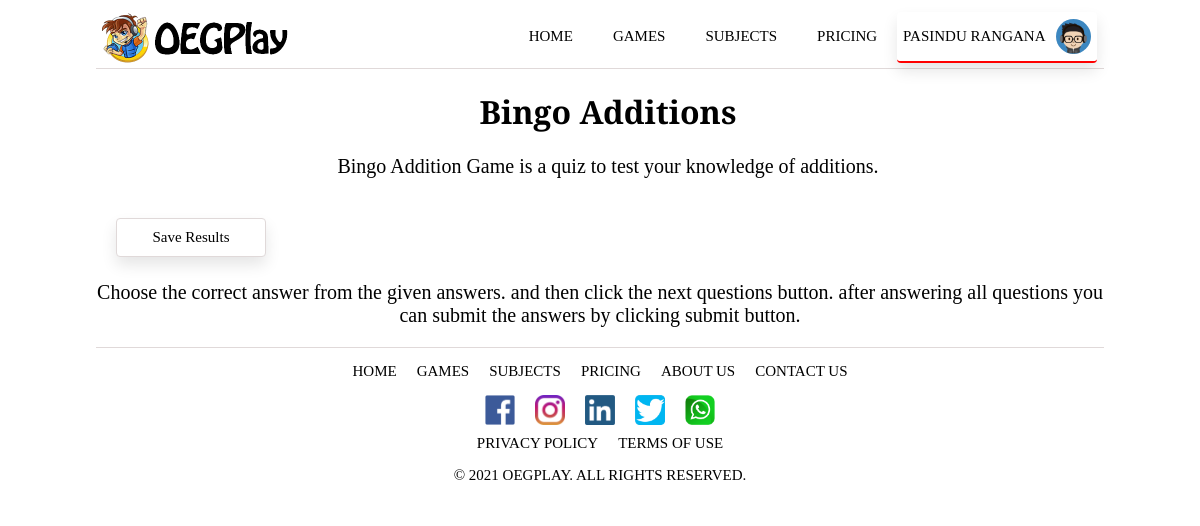
The app's page /game.php?gameID=64 (signed in) with its own data.
### tables this page shows
CREATE TABLE `game` (
  `gameID` int(11) NOT NULL AUTO_INCREMENT,
  `gameName` varchar(128) NOT NULL,
  `gameGrade` varchar(128) NOT NULL,
  `gameCategory` varchar(128) NOT NULL,
  `gameSubject` varchar(128) NOT NULL,
  `gameDescription` varchar(1000) DEFAULT NULL,
  `gameInstructions` varchar(1000) DEFAULT NULL,
  `gameAccess` char(10) NOT NULL,
  `adminID` int(11) NOT NULL,
  `devID` int(11) NOT NULL,
  `gFile` varchar(256) DEFAULT NULL,
  `gThumbnail` varchar(256) DEFAULT NULL,
  `added_date` date NOT NULL,
  `last_modified_date` date NOT NULL,
  PRIMARY KEY (`gameID`),
  KEY `FK_Game1` (`adminID`),
  KEY `FK_Game2` (`devID`),
  CONSTRAINT `FK_Game1` FOREIGN KEY (`adminID`) REFERENCES `admin` (`adminID`),
  CONSTRAINT `FK_Game2` FOREIGN KEY (`devID`) REFERENCES `developer` (`devID`)
);

### game.php (the view, shortened to what this page needs)
<?php
    if (isset($_GET["gameID"])) {
        $gID = $_GET["gameID"];
        require 'includes/database.inc.php';
        $sql = "SELECT * FROM Game WHERE gameID = $gID";
        $result = mysqli_query($conn, $sql);
        $row = mysqli_fetch_assoc($result);
        $gName = $row['gameName'];
        $gDescription = $row['gameDescription'];
        $gInstructions = $row['gameInstructions'];
    }
    else {
        header ("location: ./games.php");
    }
    include 'header.php';
    echo '<div class="game-container">';
    echo '<h1 class="game-name">'.$gName.'<h2>';
    echo '<p class="game-desc">'.$gDescription.'</p>';
    echo '<form name="save" action="includes/save-results.php" method="post">
                <input type="hidden" name="gameID" value="'.$gID.'">
                <input type="text" id="score" name="score">
                <button id="save-btn" type="submit" name="submit">Save Results</button>
            </form></div>';
    echo '<p class="game-ins">'.$gInstructions.'</p>';
    include('./footer.php');
?>

### css/game-page.css (style rules this page uses)
.game-container { width: 1024px; font-family: "Bree Serif", serif; }
.game-name { text-align: center; }
.game-desc { text-align: center; font-size: 20px; font-weight: normal; }
.game-ins { text-align: center; font-size: 20px; font-weight: normal; }
#save-btn { margin-top: 20px; background-color: white; border: solid 1px rgb(224, 217, 217); border-radius: 4px; cursor: pointer; box-shadow: inset 0 0 0 2px black; box-shadow: 0px 8px 15px rgba(0, 0, 0, 0.1); white-space: nowrap; padding: 10px 20px; margin-left: 20px; width: 150px; font-family: "Bree Serif", serif; font-size: 15px; color: black; }

### css/header.css (style rules this page uses)
html { max-width: 1024px; margin: auto; }

### records on screen
game: gameName "Bingo Additions", gameDescription "Bingo Addition Game is a quiz to test your knowledge of additions.", gameInstructions "Choose the correct answer from the given answers. and then click the next questions button. after answering all questions you can submit the answers by clicking submit button."

### other values on screen
$_SESSION["firstName"] "PASINDU"
$_SESSION["lastName"] "RANGANA"
